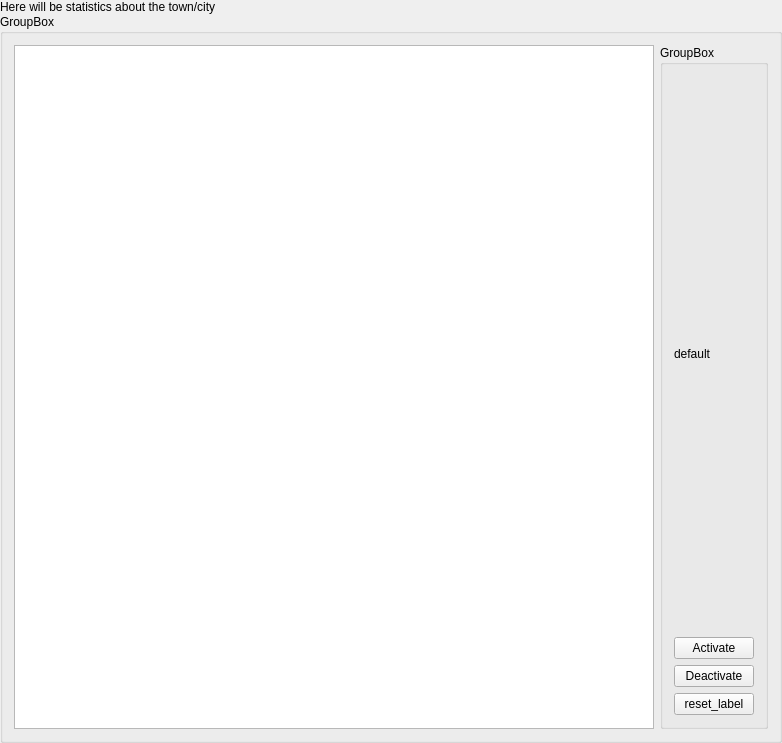
<?xml version="1.0" encoding="UTF-8"?>
<ui version="4.0">
 <class>MainWindow</class>
 <widget class="QMainWindow" name="MainWindow">
  <property name="geometry">
   <rect>
    <x>0</x>
    <y>0</y>
    <width>782</width>
    <height>743</height>
   </rect>
  </property>
  <property name="windowTitle">
   <string>PaperTown</string>
  </property>
  <widget class="QWidget" name="centralWidget">
   <layout class="QVBoxLayout" name="verticalLayout">
    <property name="spacing">
     <number>0</number>
    </property>
    <property name="leftMargin">
     <number>0</number>
    </property>
    <property name="topMargin">
     <number>0</number>
    </property>
    <property name="rightMargin">
     <number>0</number>
    </property>
    <property name="bottomMargin">
     <number>0</number>
    </property>
    <item>
     <widget class="QLabel" name="label">
      <property name="text">
       <string>Here will be statistics about the town/city</string>
      </property>
     </widget>
    </item>
    <item>
     <widget class="QGroupBox" name="groupBox">
      <property name="title">
       <string>GroupBox</string>
      </property>
      <layout class="QHBoxLayout" name="horizontalLayout">
       <item>
        <widget class="QGraphicsView" name="graphicsView">
         <property name="maximumSize">
          <size>
           <width>16777215</width>
           <height>16777215</height>
          </size>
         </property>
        </widget>
       </item>
       <item>
        <widget class="QGroupBox" name="groupBox_2">
         <property name="title">
          <string>GroupBox</string>
         </property>
         <layout class="QVBoxLayout" name="verticalLayout_2">
          <item>
           <widget class="QLabel" name="debug_label">
            <property name="text">
             <string>default</string>
            </property>
           </widget>
          </item>
          <item>
           <widget class="QPushButton" name="activateBtn">
            <property name="text">
             <string>Activate</string>
            </property>
           </widget>
          </item>
          <item>
           <widget class="QPushButton" name="deactivateBtn">
            <property name="text">
             <string>Deactivate</string>
            </property>
           </widget>
          </item>
          <item>
           <widget class="QPushButton" name="debug_push_button">
            <property name="text">
             <string>reset_label</string>
            </property>
           </widget>
          </item>
         </layout>
        </widget>
       </item>
      </layout>
     </widget>
    </item>
   </layout>
  </widget>
 </widget>
 <layoutdefault spacing="6" margin="11"/>
 <resources>
  <include location="img.qrc"/>
 </resources>
 <connections/>
</ui>
